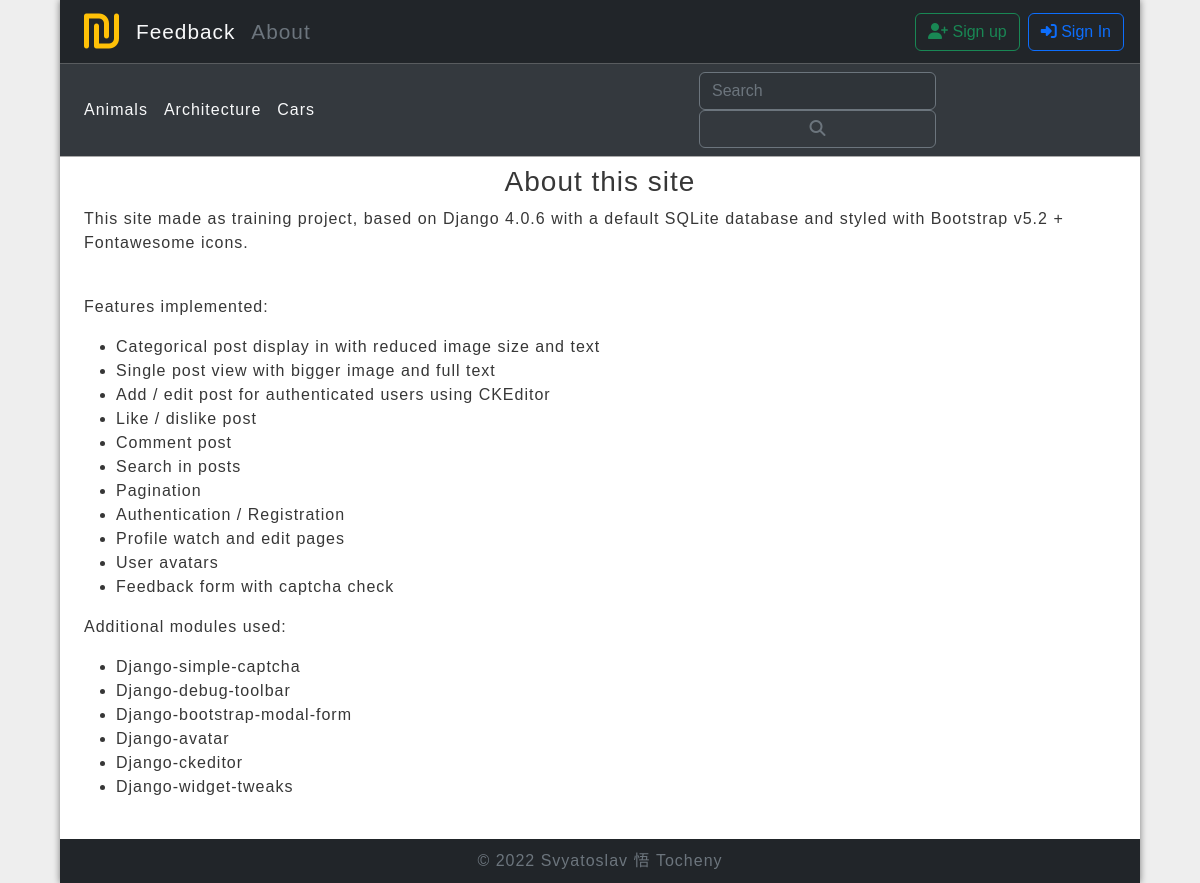
The page /about/ on the database its author committed.
### blog/models.py (models this page shows, shortened)
class Category(models.Model):
    name = models.CharField(max_length=100, db_index=True)
    slug = models.SlugField(max_length=255, unique=True, db_index=True, verbose_name='URL')
    class Meta:
        verbose_name = "Category"
        verbose_name_plural = "Categories"
    def get_absolute_url(self):
        return reverse('category', kwargs={'cat_slug': self.slug})

### blog/views.py (the view)
# urls.py: path('about/', AboutView.as_view(), name='about'),
class AboutView(DataMixin, TemplateView):
    title = 'About this site'
    template_name = 'blog/about.html'

### blog/utils.py (called while the page is built)
    def get_user_context(self, **kwargs):
        context = kwargs
        cats = Category.objects.annotate(Count('post'))
        user_menu = menu.copy()
        if not self.request.user.is_authenticated:
            user_menu.pop(0)
        context['menu'] = user_menu
        context['cats'] = cats
        if 'cat_selected' not in context:
            context['cat_selected'] = 0
        return context

    def get_context_data(self, *, object_list=None, **kwargs):
        context = super().get_context_data(**kwargs)
        c_def = self.get_user_context(**kwargs, title=self.title)
        return dict(list(context.items()) + list(c_def.items()))

### blog/templates/blog/about.html
{% extends 'blog/base/base.html' %}
{% block content %}
    <p>This site made as training project, based on Django 4.0.6 with a default SQLite database and styled with Bootstrap v5.2 + Fontawesome icons.</p>
    <br>
    <p>Features implemented:
    <ul>
        <li>
            Categorical post display in with reduced image size and text
        </li>
        <li>
            Single post view with bigger image and full text
        </li>
        <li>
            Add / edit post for authenticated users using CKEditor
        </li>
        <li>
            Like / dislike post
        </li>
        <li>
            Comment post
        </li>
        <li>
            Search in posts
        </li>
        <li>
            Pagination
        </li>
        <li>
            Authentication / Registration
        </li>
        <li>
            Profile watch and edit pages
        </li>
        <li>
            User avatars
        </li>
        <li>
            Feedback form with captcha check
        </li>
    </ul>
    </p>
    <p>Additional modules used:
    <ul>
        <li>Django-simple-captcha</li>
        <li>Django-debug-toolbar</li>
        <li>Django-bootstrap-modal-form</li>
        <li>Django-avatar</li>
        <li>Django-ckeditor</li>
        <li>Django-widget-tweaks</li>
    </ul></p>
    <br>
{% endblock content %}

### blog/templates/blog/base/menu.html (shortened to what this page needs)
{% load blog_tags %}
{% load avatar_tags %}
<header class="text-bg-dark">
    <div class="d-flex flex-wrap align-items-center justify-content-center justify-content-lg-start my-2 mx-3">
        <a class="px-2 text-light" href="{% url 'home' %}"><i class="fa fa-shekel h1 mb-0 text-warning"></i></a>
        <ul class="nav col-12 col-lg-auto me-lg-auto mb-2 justify-content-center mb-md-0"
            style="font-size: 1.3rem;font-weight: 300">
            {% for m in menu %}
                {% url m.url_name as url %}
                {% if request.path == url %}
                    <li><a class="nav-link px-2 text-secondary" href="{% url m.url_name %}">{{ m.title }}</a></li>
                {% else %}
                    <li><a class="nav-link px-2 text-light" href="{% url m.url_name %}">{{ m.title }}</a></li>
                {% endif %}
            {% endfor %}
        </ul>
        <div class="text-end d-flex align-items-center">
            {% if request.user.is_authenticated %}
                <a class="ps-1 pe-3 text-light text-decoration-none" href="{% url 'edit_profile' %}">
                    {% avatar user 38 class="rounded-circle border border-secondary" %}
                        {{ user.username }}
                </a>
                <a class="btn btn-outline-danger" href="{% url 'logout' %}"><i class="fa fa-right-from-bracket"></i>
                    Sign Out</a>
            {% else %}
                <button id="signup-btn" class="btn btn-outline-success me-2"><i class="fa fa-user-plus"></i> Sign up
                </button>
                <button id="signin-btn" class="btn btn-outline-primary"><i class="fa fa-right-to-bracket"></i> Sign In
                </button>
            {% endif %}
        </div>
    </div>
    <hr class="my-0">
    <div class="d-flex flex-wrap align-items-center justify-content-center justify-content-lg-start py-2 px-3 bg-secondary bg-opacity-25">
        <ul class="nav col-12 col-lg-auto me-lg-auto mb-2 justify-content-center mb-md-0">
            {% for c in cats %}
                {% if c.post__count > 0 %}
                    {% if cat_selected == c.slug %}
                        <li class="nav-link px-2 text-secondary">{{ c.name }}</li>
                    {% else %}
                        <li><a class="nav-link px-2 text-light" href="{{ c.get_absolute_url }}">{{ c.name }}</a>
                        </li>
                    {% endif %}
                {% endif %}
            {% endfor %}
        </ul>
        <form method="get" action="{% url 'search_results' %}" class="d-flex col-12 col-lg-auto mb-3 mb-lg-0"
              role="search">
            <input class="form-control border-secondary text-bg-dark me-1" type="search" name="search_request"
                   placeholder="Search"
                   aria-label="Search">
            <button type="submit" class="btn btn-outline-secondary" onclick="return empty()"><i
                    class="fa fa-magnifying-glass"></i></button>
        </form>
    </div>
</header>

### rows shown on the page
Category: name "Animals"
Category: name "Architecture"
Category: name "Cars"

### other values the page prints
{{ m.title }} "Feedback"
{{ m.title }} "About"
{{ title }} "About this site"
